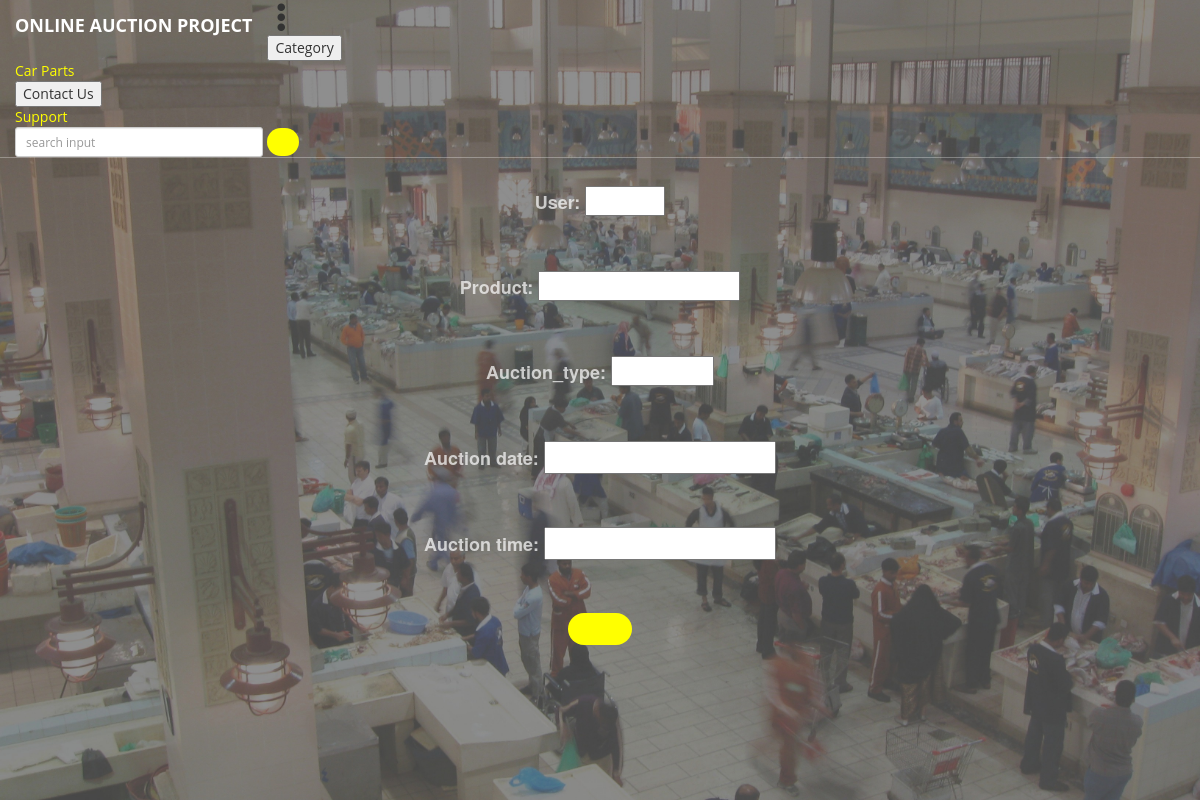
Before: /auction/edit/1 with the older database file.
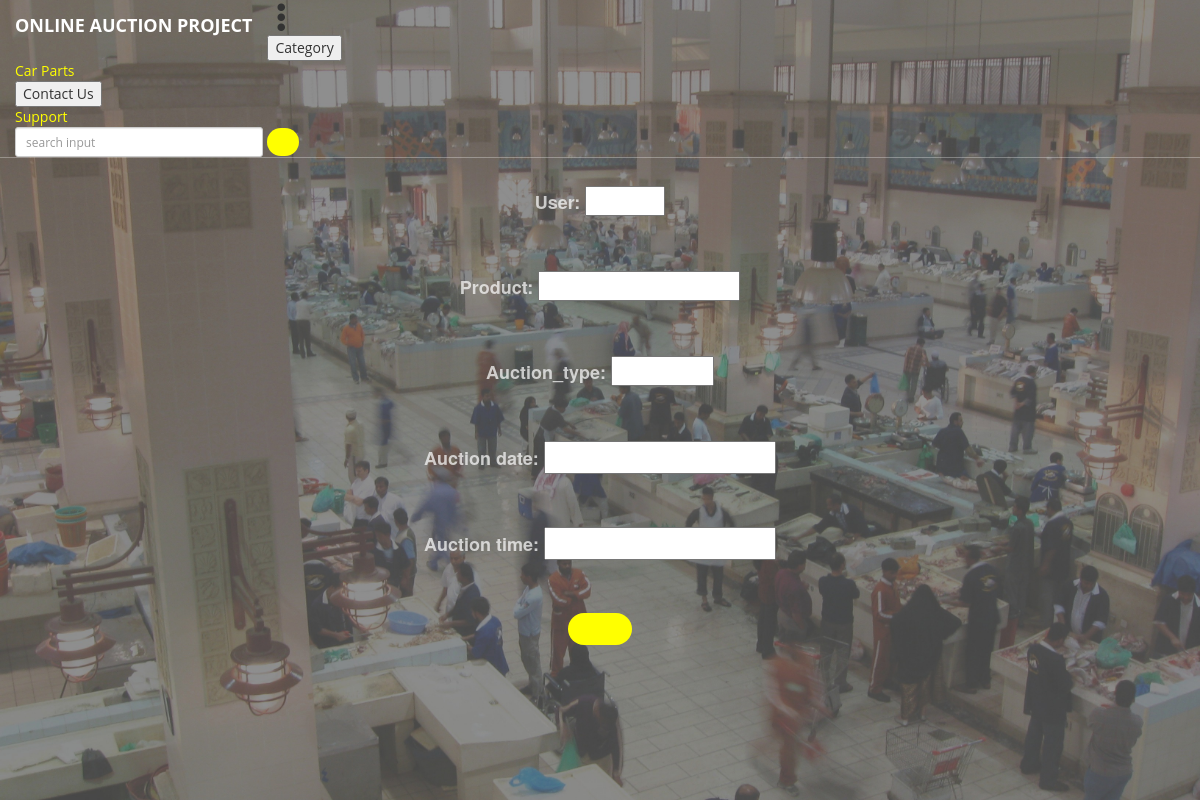
After: the same page with the newer database file.
### Auction/models.py (models this page shows, shortened)
class auction(models.Model):
    Choices = (('P','Premium'),('F','Freemium'))
    user = models.OneToOneField(
        settings.AUTH_USER_MODEL, )
    product = models.ForeignKey(item)
    auction_type = models.CharField("auction_type",max_length=64 ,choices=Choices)
    auction_date = models.DateField()
    auction_time = models.TimeField()

### Auction/views.py (the view)
# urls.py: url(r'^edit/(?P<pk>\d+)$', views.Edit_Auction.as_view(), name='Edit_Auction',),
class Edit_Auction(UpdateView):
    model = auction
    fields = '__all__'
    context_object_name = 'auction'
    template_name = 'editAuction.html'
    widgets = {
    'user' : forms.HiddenInput,
    'auction_date' : DateWidget(bootstrap_version=3),
    'auction_time' : TimeWidget(bootstrap_version=3)
    }

### Auction/models.py (called while the page is built)
    def __str__(self):
        return u"{} : {}".format(self.product_name, self.manufacture_year)

### Auction/Templates/editAuction.html (shortened to what this page needs)
{% extends "Base.html"%} {% block content %}
<form method="post" action="{% url 'Edit_Auction' auction.pk %}">
    {{ form.as_p }}
<input class="btn btn-default btn-primary" type="submit" value="Done">
</form>
{% endblock %}

Changed rows visible on the page:
changed auction "kagami": auction_type "---------" → "Premium"
